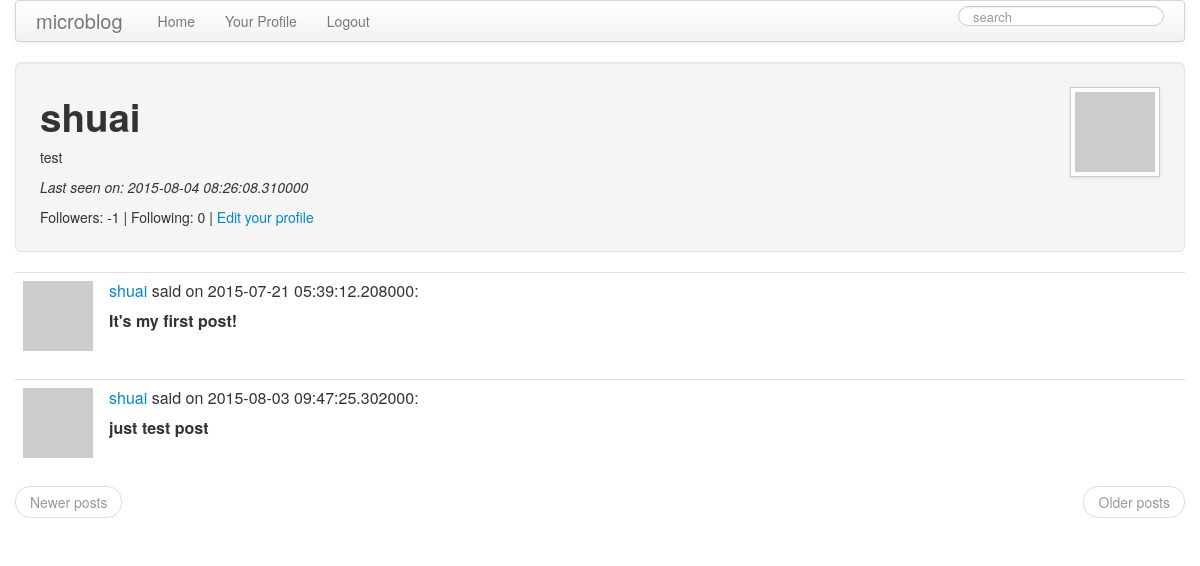
The app's page /user/shuai/1 (signed in), older data.
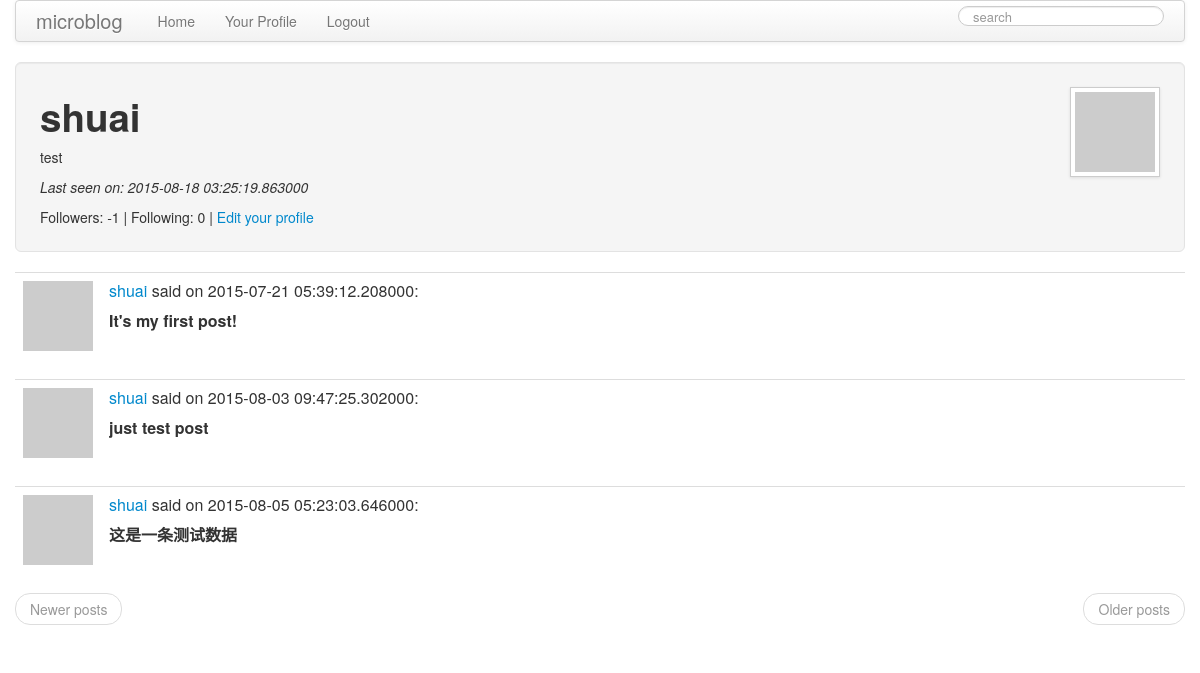
The same page, newer data.
### app/models.py (models this page shows, shortened)
class User(db.Model):
    id = db.Column(db.Integer, primary_key=True)
    nickname = db.Column(db.String(64), index=True, unique=True)
    email = db.Column(db.String(120), index=True, unique=True)
    posts = db.relationship('Post', backref='author', lazy='dynamic')
    about_me = db.Column(db.String(140))
    last_seen = db.Column(db.DateTime)
    followed = db.relationship('User',
                               secondary=followers,
                               primaryjoin=(followers.c.follower_id == id),
                               secondaryjoin=(followers.c.followed_id == id),
                               backref=db.backref('followers', lazy='dynamic'),
                               lazy='dynamic')
    def is_authenticated(self):
        return True
    def avatar(self, size):
            return 'http://www.gravatar.com/avatar/%s?d=mm&s=%d' % (md5(self.email.encode('utf-8')).hexdigest(), size)

class Post(db.Model):
    __searchable__ = ['body']
    id = db.Column(db.Integer, primary_key = True)
    body = db.Column(db.String(140))
    timestamp = db.Column(db.DateTime)
    user_id = db.Column(db.Integer, db.ForeignKey('user.id'))

### app/views.py (the view)
@app.route('/user/<nickname>')
@app.route('/user/<nickname>/<int:page>')
@login_required
def user(nickname, page=1):
    user = User.query.filter_by(nickname=nickname).first()
    if user is None:
        flash('user %s not found.' % nickname)
        return redirect(url_for('index'))
    posts = user.posts.paginate(page, POSTS_PER_PAGE, False)
    return render_template('user.html',
                           user=user,
                           posts=posts)

### app/forms.py
class SearchForm(Form):
    search = StringField('search', validators=[DataRequired()])

### app/views.py (called while the page is built)
@lm.user_loader
def load_user(id):
    return User.query.get(int(id))

@app.before_request
def before_request():
    g.user = current_user
    if g.user.is_authenticated():
        g.user.last_seen = datetime.utcnow()
        db.session.add(g.user)
        db.session.commit()
        g.search_form = SearchForm()

### app/templates/user.html (shortened to what this page needs)
{% extends "base.html" %}
{% block content %}
    <div class="well well-large" style="height: 140px;">
        <div class="pull-right">
            <img src="{{ user.avatar(128) }}" class="img-polaroid">
        </div>
        <h1>{{ user.nickname }}</h1>
        {% if user.about_me %}<p>{{ user.about_me }}</p>{% endif %}
        {% if user.last_seen %}<p><em>Last seen on: {{ user.last_seen }}</em></p>{% endif %}
        <p>Followers: {{ user.followers.count() - 1 }} | Following: {{ user.followed.count() - 1 }} |
        {% if user.id == g.user.id %}
            <a href="{{ url_for('edit') }}">Edit your profile</a>
        {% elif not g.user.is_following(user) %}
            <a href="{{ url_for('follow', nickname=user.nickname) }}">Follow</a>
        {% else %}
            <a href="{{ url_for('unfollow', nickname=user.nickname) }}">Unfollow</a>
        {% endif %}
        </p>
    </div>
    {% for post in posts.items %}
        {% include 'post.html' %}
    {% endfor %}
    <ul class="pager">
        {% if posts.has_prev %}
        <li class="previous"><a href="{{ url_for('user', nickname=user.nickname, page=posts.prev_num) }}">Newer posts</a></li>
        {% else %}
        <li class="previous disabled"><a href="#">Newer posts</a></li>
        {% endif %}
        {% if posts.has_next %}
        <li class="next"><a href="{{ url_for('user', nickname=user.nickname, page=posts.next_num) }}">Older_posts</a></li>
        {% else %}
        <li class="next disabled"><a href="#">Older posts</a></li>
        {% endif %}
    </ul>
{% endblock %}

### app/templates/post.html
<table class="table table-hover">
    <tr>
        <td width="70px">
            <a href="{{ url_for('user', nickname=post.author.nickname) }}"><img src="{{ post.author.avatar(70) }}" /></a>
        </td>
        <td>
            <p>
                <a href="{{ url_for('user', nickname=post.author.nickname) }}">{{ post.author.nickname }}</a> said on {{ post.timestamp }}:
            </p>
            <p>
                <strong>{{ post.body }}</strong>
            </p>
        </td>
    </tr>
</table>

Row changes from the older to the newer data that the page shows:
changed User "shuai": last_seen "2015-08-04 08:26:08.310000" → "2015-08-18 03:25:19.863000"
added Post: author.nickname "shuai", timestamp "2015-08-05 05:23:03.646000", body "这是一条测试数据"
